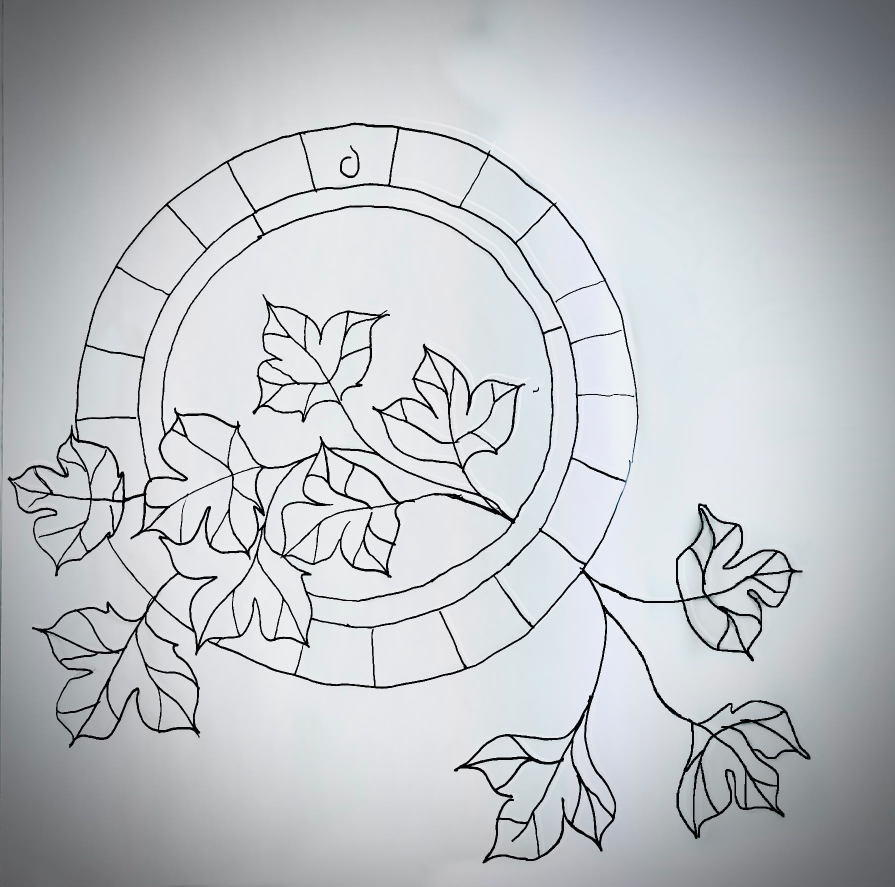
#> input picture sketchtor2/projects/32eee82b-9961-482c-aedc-c8dd02c5a55e/source.jpeg, 1790 x 1773 px (shown at 1/2 size)
$ python thumbnail.py ../projects/32eee82b-9961-482c-aedc-c8dd02c5a55e/source.jpeg ../projects/32eee82b-9961-482c-aedc-c8dd02c5a55e/thumbnail.png 100
#> lines starting #> are read from the running program, lines starting #| are printed output that depends on the picture
#!/usr/bin/env python3
"""thumbnail.py — generate a small preview thumbnail for the gallery.

Usage: thumbnail.py <input-image> <output.png> [max-size]
"""
import sys

import cv2


def main() -> None:
    src, dst = sys.argv[1], sys.argv[2]
    max_size = int(sys.argv[3]) if len(sys.argv) > 3 else 160

    img = cv2.imread(src, cv2.IMREAD_COLOR)
#> img is the input picture: shape (1773, 1790, 3); mean B, G, R 196.6, 192.9, 189.9
    if img is None:
        print(f"error: cannot read image {src}", file=sys.stderr)
        sys.exit(1)
    h, w = img.shape[:2]
#> h = 1773; w = 1790
    scale = max_size / max(h, w)
#> scale = 0.0559
    if scale < 1.0:
        img = cv2.resize(img, (max(1, round(w * scale)), max(1, round(h * scale))),
                         interpolation=cv2.INTER_AREA)
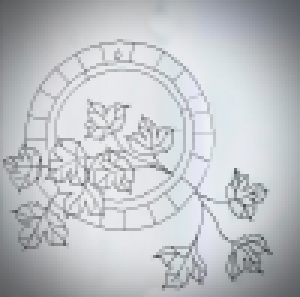
#> img: shape (99, 100, 3) (shown 3 times larger); mean B, G, R 196.6, 192.9, 189.9
    cv2.imwrite(dst, img)


if __name__ == "__main__":
    main()
